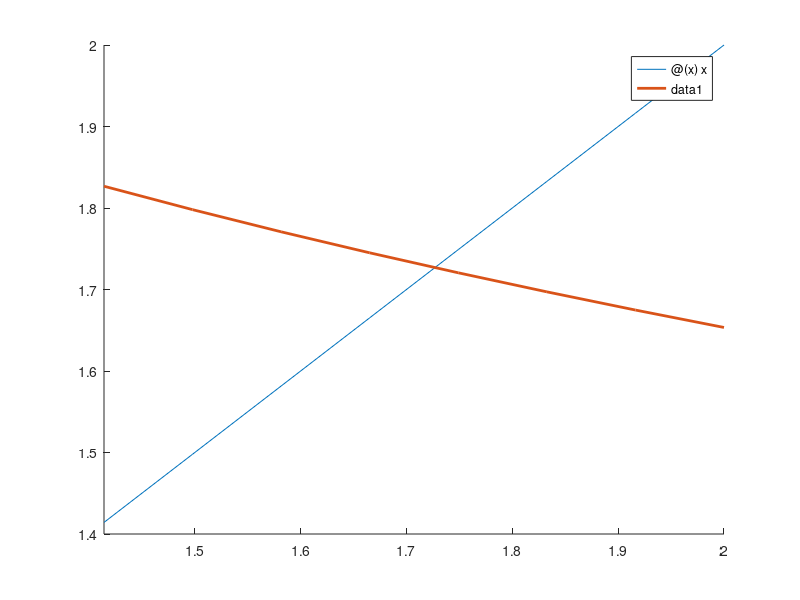

MATLAB code to generate this figure: (Note: this script raises an error after producing the figure.)
% reset às settings gráficas anteriormente definidas ----------------
clf;
% -------------------------------------------------------------------


% -------------------------------------------------------------------
% retém o gráfico atual e certas propriedades dos eixos 
% de modo a que comandos gráficos subsequentes 
% adicionem ao gráfico existente.
hold on;
% -------------------------------------------------------------------


% função do enunciado -----------------------------------------------
g=@(x) 2-(log(x)/2);
% -------------------------------------------------------------------

% função y = x ------------------------------------------------------
bissetriz_dos_quadrantes_impares=@(x) x;
% -------------------------------------------------------------------

% desenhar as funções no intervalo [sqrt(2), 2] ---------------------
fplot(bissetriz_dos_quadrantes_impares, [sqrt(2), 2]);
fplot(g, [sqrt(2), 2], 'LineWidth', 2);
% -------------------------------------------------------------------

% desenhar o ponto fixo ---------------------------------------------
pf_zero = matlabFunction(2-(log(x)/2)-x);
pf_intercept = fzero(pf_zero, 2);
plot(pf_intercept, pf_intercept, 'go', 'MarkerSize', 10);
% -------------------------------------------------------------------


% chamar a rotina que calcula o ponto fixo --------------------------
% g é a função
% 1 foi o valor inicial escolhido
% 0.0001 erro do passo (distância entre dois 'x's consecutivos)
% 50 é o nº de iterações a realizar
PontoFixo(g, 1, 0.0001, 50)
% -------------------------------------------------------------------


% demonstrar que o ponto fixo é único no intervalo [sqrt(2), 2] -----
% 1ª derivada de g
dg = matlabFunction(diff(g, x));
% desenhar a 1ª derivada no gráfico ---------------------------------
fplot(dg, [sqrt(2), 2], 'Color', '#EDB120', 'LineWidth', 2);
% -------------------------------------------------------------------

% mostrar valor de f'(x) nos extremos do intervalo [sqrt(2), 2] -----
disp("valor de f'(sqrt(2)):")
disp(dg(sqrt(2)));
disp("valor de f'(2)):")
disp(dg(2));
% -------------------------------------------------------------------

% adicionar título e texto aos eixos o gráfico ----------------------
title({"A função g(x), a bissetriz dos quadrantes " + newline + ...
    "ímpares e g'(x) no intervalo [sqrt(2), 2]"});
xlabel('x');
ylabel('y');
% -------------------------------------------------------------------


% colocar grelha no gráfico -----------------------------------------
grid on;
% -------------------------------------------------------------------


% desativar o modo de retenção de gráfico ---------------------------
hold off;
% -------------------------------------------------------------------

